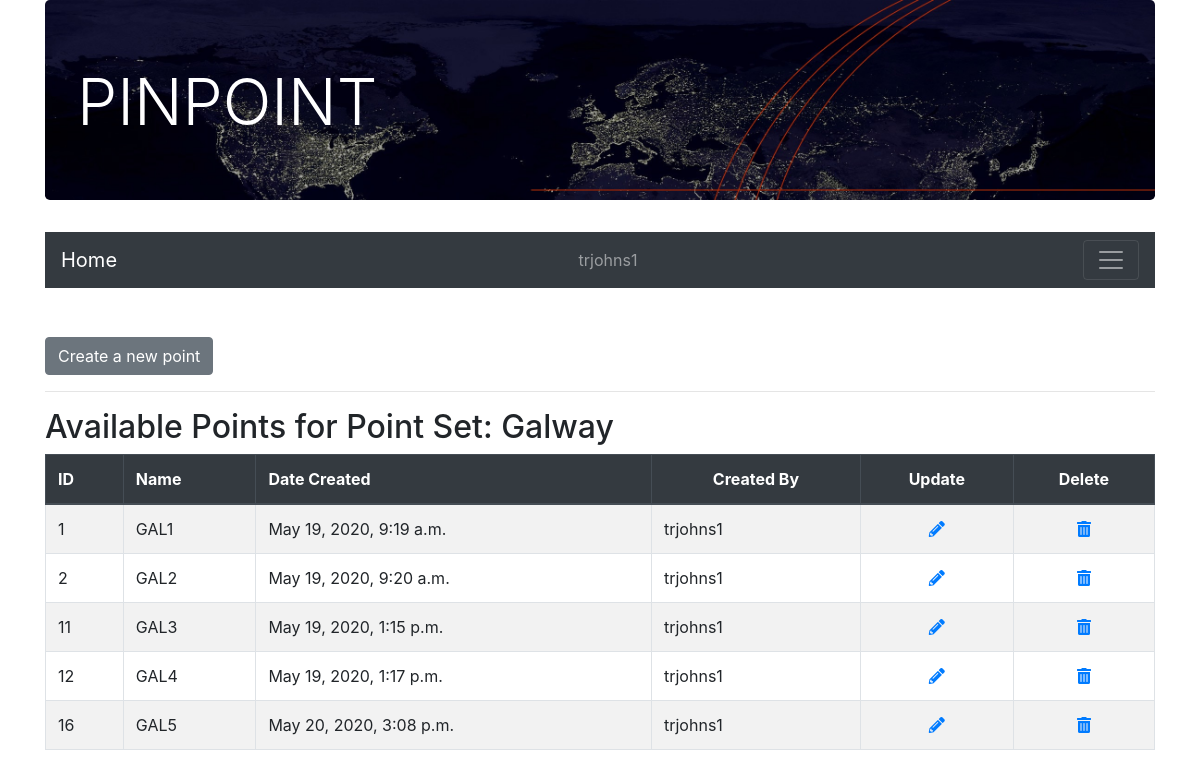
The app's page /pinpoint/point/point_list/?id=1 (signed in) with its own data.
### pinpoint/models.py (models this page shows, shortened)
class Pointset(models.Model):
    name = models.CharField(max_length=200)
    creation_date = models.DateTimeField('date created')
    created_by = models.CharField(max_length=128)
    def __str__(self):
        return self.name

class Point(models.Model):
    pointset = models.ForeignKey(Pointset, on_delete=models.CASCADE)
    name = models.CharField(max_length=200)
    latitude = models.FloatField(null=True, blank=True, default=None)
    longitude = models.FloatField(null=True, blank=True, default=None)
    creation_date = models.DateTimeField('date created')
    created_by = models.CharField(max_length=128)

### pinpoint/views.py (the view)
# urls.py: path('point/point_list/', PointListView.as_view(), name='point_list'),
class PointListView(LoginRequiredMixin, View):
    def get(self, request):
        points = Point.objects.filter(pointset=request.GET['id'])
        pointset_name = Pointset.objects.get(pk=request.GET['id'])
        context = {
            'points': points,
            'pointset': request.GET['id'],
            'pointset_name': pointset_name
        }
        return render(request, 'pinpoint/point_list.html', context)

### pinpoint/templates/pinpoint/point_list.html
{% extends 'pinpoint/base.html' %}
    {% block content %}
    <br>
    <a href="{% url 'point_create'%}?id={{ pointset }}" class="btn btn-secondary">Create a new point </a>
    <hr>
    <h2>Available Points for Point Set: {{ pointset_name }}</h2>
    <div class="table-responsive">
        <table id="list_table" class="table table-striped table-bordered table-hover">
            <thead class="thead-dark">
                <tr>
                    <th>ID</th>
                    <th>Name</th>
                    <th>Date Created</th>
                    <th class="text-center">Created By</th>
                    <th class="text-center">Update</th>
                    <th class="text-center">Delete</th>
                </tr>
            </thead>
            {% for point in points %}
                <tr>
                    <td>{{ point.id }}</td>
                    <td>{{ point.name }}</td>
                    <td>{{ point.creation_date }}</td>
                    <td>{{ point.created_by }}</td>
                    <td class="text-center"><a href="{% url 'point_update' %}?id={{ point.id }}"><i class="fas fa-pencil-alt"></i></a></td>
                    <td class="text-center"><a href="{% url 'point_delete' %}?id={{ point.id }}"><i class="fas fa-trash-alt"></i></a></td>
                </tr>
            {% endfor %}
        </table>
    </div>
    {% endblock %}

### pinpoint/templates/pinpoint/base.html (shortened to what this page needs)
<!doctype html>
{% load static %}
<html lang="en">
<head>
  <link rel="stylesheet" href="https://stackpath.bootstrapcdn.com/bootstrap/4.5.0/css/bootstrap.min.css">
  <link rel="stylesheet" href="https://use.fontawesome.com/releases/v5.7.0/css/all.css">
  <link rel="stylesheet" href="{% static 'pinpoint/css/custom.css' %}">
</head>
<body>
  <div class="container">
    <div class="row">
      <div class="col">
        <div class="jumbotron" style="background-image: url({% static 'pinpoint/img/night-map-fx1.jpg' %});">
          <h1 class="display-4" id="headline">PINPOINT</h1>
        </div>
        <nav class="navbar bg-dark navbar-dark">
          <a class="navbar-brand" href="{% url 'pointset_list' %}">Home</a>
          {% if user.is_authenticated %}
            <span class="navbar-text">
              {{ user.username }}
            </span>
          {% endif %}
          <button class="navbar-toggler" type="button" data-toggle="collapse" data-target="#collapsibleNavbar">
            <span class="navbar-toggler-icon"></span>
          </button>
        </nav>
        {% block content %}
        {% endblock %}
      </div>
    </div>
  </div>
</body>
</html>

### pinpoint/static/pinpoint/css/custom.css (style rules this page uses)
.jumbotron { background-size: cover; height: 200px; }
.navbar { margin-bottom: 25px; }
#headline { color: white; font-size: 4em; }

### records on screen
Pointset: name "Galway"
Point: id "1", name "GAL1", creation_date "May 19, 2020, 9:19 a.m.", created_by "trjohns1"
Point: id "2", name "GAL2", creation_date "May 19, 2020, 9:20 a.m.", created_by "trjohns1"
Point: id "11", name "GAL3", creation_date "May 19, 2020, 1:15 p.m.", created_by "trjohns1"
Point: id "12", name "GAL4", creation_date "May 19, 2020, 1:17 p.m.", created_by "trjohns1"
Point: id "16", name "GAL5", creation_date "May 20, 2020, 3:08 p.m.", created_by "trjohns1"

### other values on screen
{{ user.username }} "trjohns1"
